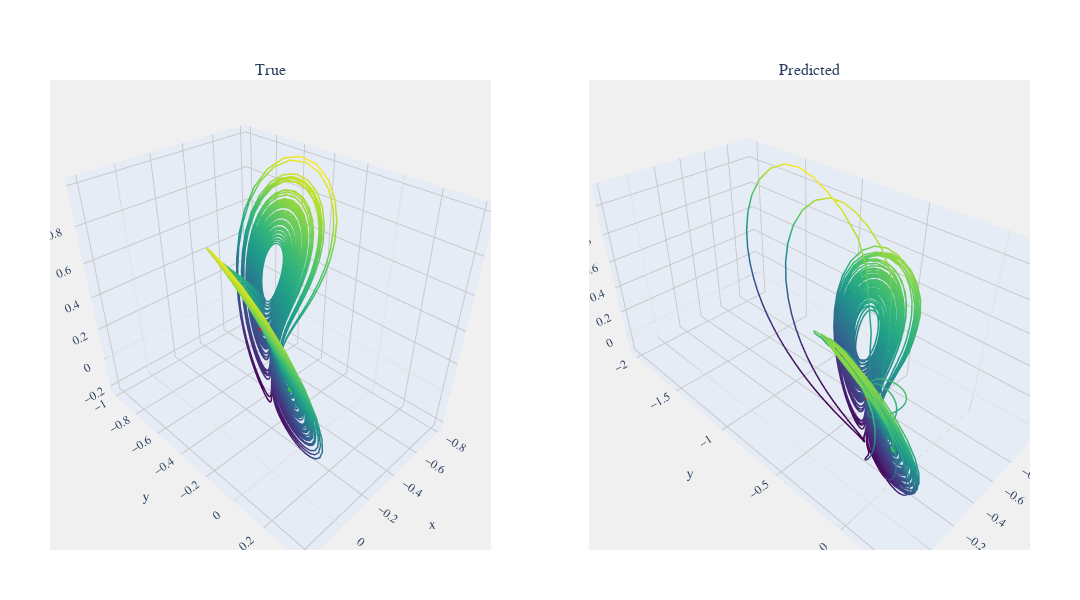

Notebook code for this chart:
### Code cell
compare_plot([y_test1, y_pred1], titles=[ "True","Predicted"])

### Figure 1 — Plotly figure (JSON) as saved in the notebook; plotly's stock layout.template omitted (floating-point values rounded to 4 significant figures; data arrays with more than 128 entries replaced by an {"elided": "..."} marker saying what was removed)
{"data": [{"hoverinfo": "x+y+z", "line": {"color": {"elided": "7990 float values"}, "colorscale": [[0, "#440154"], [0.1111, "#482878"], [0.2222, "#3e4989"], [0.3333, "#31688e"], [0.4444, "#26828e"], [0.5556, "#1f9e89"], [0.6667, "#35b779"], [0.7778, "#6ece58"], [0.8889, "#b5de2b"], [1, "#fde725"]], "width": 3}, "mode": "lines", "name": "Dataset 1", "scene": "scene", "type": "scatter3d", "x": {"elided": "7990 float values"}, "y": {"elided": "7990 float values"}, "z": {"elided": "7990 float values"}}, {"hoverinfo": "none", "marker": {"color": "limegreen", "size": 2}, "mode": "markers", "name": "Start", "scene": "scene", "showlegend": false, "type": "scatter3d", "x": [-0.004195], "y": [0.1066], "z": [0.3596]}, {"hoverinfo": "none", "marker": {"color": "crimson", "size": 2}, "mode": "markers", "name": "End", "scene": "scene", "showlegend": false, "type": "scatter3d", "x": [0.009835], "y": [-0.05223], "z": [0.5999]}, {"hoverinfo": "x+y+z", "line": {"color": {"elided": "7990 float values"}, "colorscale": [[0, "#440154"], [0.1111, "#482878"], [0.2222, "#3e4989"], [0.3333, "#31688e"], [0.4444, "#26828e"], [0.5556, "#1f9e89"], [0.6667, "#35b779"], [0.7778, "#6ece58"], [0.8889, "#b5de2b"], [1, "#fde725"]], "width": 3}, "mode": "lines", "name": "Dataset 2", "scene": "scene2", "type": "scatter3d", "x": {"elided": "7990 float values"}, "y": {"elided": "7990 float values"}, "z": {"elided": "7990 float values"}}, {"hoverinfo": "none", "marker": {"color": "limegreen", "size": 2}, "mode": "markers", "name": "Start", "scene": "scene2", "showlegend": false, "type": "scatter3d", "x": [-0.0047], "y": [0.1027], "z": [0.3572]}, {"hoverinfo": "none", "marker": {"color": "crimson", "size": 2}, "mode": "markers", "name": "End", "scene": "scene2", "showlegend": false, "type": "scatter3d", "x": [0.007707], "y": [-0.06748], "z": [0.5876]}], "layout": {"annotations": [{"font": {"size": 16}, "showarrow": false, "text": "True", "x": 0.225, "xanchor": "center", "xref": "paper", "y": 1, "yanchor": "bottom", "yref": "paper"}, {"font": {"size": 16}, "showarrow": false, "text": "Predicted", "x": 0.775, "xanchor": "center", "xref": "paper", "y": 1, "yanchor": "bottom", "yref": "paper"}], "font": {"family": "Arial", "size": 12}, "height": 600, "margin": {"b": 50, "l": 50, "r": 50, "t": 80}, "paper_bgcolor": "white", "plot_bgcolor": "rgb(240, 240, 240)", "scene": {"aspectmode": "data", "bgcolor": "rgb(240, 240, 240)", "domain": {"x": [0, 0.45], "y": [0, 1]}, "xaxis": {"gridcolor": "rgb(200, 200, 200)", "showbackground": true}, "yaxis": {"gridcolor": "rgb(200, 200, 200)", "showbackground": true}, "zaxis": {"gridcolor": "rgb(200, 200, 200)", "showbackground": true}}, "scene2": {"aspectmode": "data", "bgcolor": "rgb(240, 240, 240)", "domain": {"x": [0.55, 1], "y": [0, 1]}, "xaxis": {"gridcolor": "rgb(200, 200, 200)", "showbackground": true}, "yaxis": {"gridcolor": "rgb(200, 200, 200)", "showbackground": true}, "zaxis": {"gridcolor": "rgb(200, 200, 200)", "showbackground": true}}, "showlegend": false, "width": 1080}}
